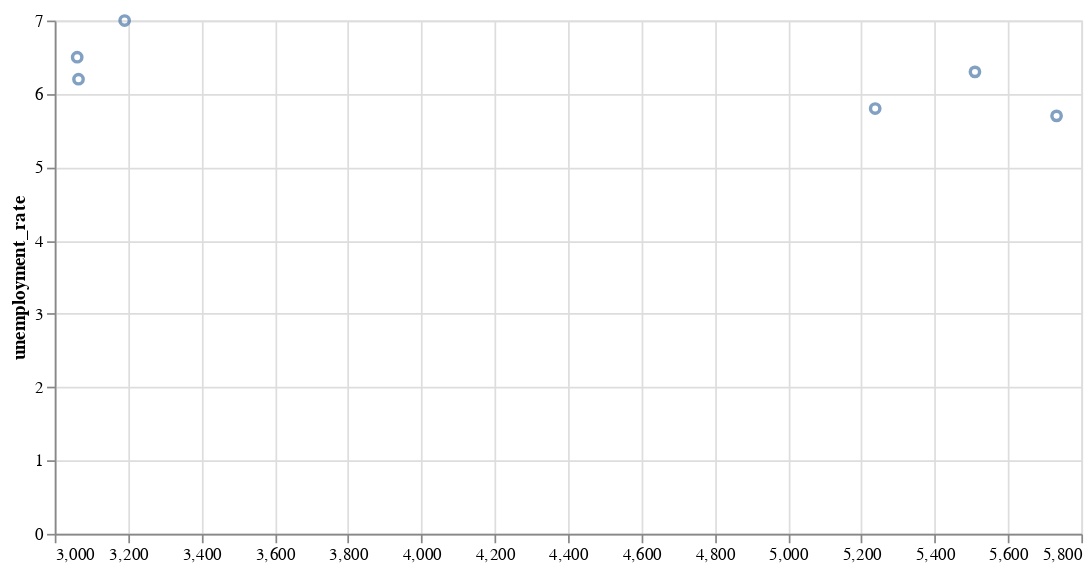

Here is the notebook cell this chart was saved with:
### Code cell
alt.Chart(mb_merged_df).mark_point().encode(
    x=alt.X('Total equity:Q', title='',scale=alt.Scale(zero=False)),
    y=alt.Y('unemployment_rate:Q')
).properties(width=600, height=300)

### Figure 1 — Vega-Lite specification as saved in the notebook (floating-point values rounded to 4 significant figures)
{"config": {"view": {"continuousWidth": 400, "continuousHeight": 300}}, "data": {"name": "data-8e55a60d6c2adea11bd4a484d704c346"}, "mark": "point", "encoding": {"x": {"field": "Total equity", "scale": {"zero": false}, "title": "", "type": "quantitative"}, "y": {"field": "unemployment_rate", "type": "quantitative"}}, "height": 300, "width": 600, "$schema": "https://vega.github.io/schema/vega-lite/v4.17.0.json", "datasets": {"data-8e55a60d6c2adea11bd4a484d704c346": [{"Geography": "Canada", "Location indicator - code": 1.0, "Location indicator": "Rural", "Reference year": 2017, "Net Profit/Loss": "362.8", "unemployment_rate": 7.0, "Total number of businesses": "6901", "Current ratio (times)": "1.4", "Debt to equity ratio (times)": "1.3", "Debt ratio (times)": "0.6", "Current debt to equity (%)": "71.9", "Total equity": "3190.6"}, {"Geography": "Canada", "Location indicator - code": 2.0, "Location indicator": "Urban", "Reference year": 2017, "Net Profit/Loss": "605.9", "unemployment_rate": 6.3, "Total number of businesses": "40390", "Current ratio (times)": "1.5", "Debt to equity ratio (times)": "1.1", "Debt ratio (times)": "0.5", "Current debt to equity (%)": "56.5", "Total equity": "5509.8"}, {"Geography": "Canada", "Location indicator - code": 1.0, "Location indicator": "Rural", "Reference year": 2018, "Net Profit/Loss": "348.2", "unemployment_rate": 6.5, "Total number of businesses": "7434", "Current ratio (times)": "1.4", "Debt to equity ratio (times)": "1.3", "Debt ratio (times)": "0.6", "Current debt to equity (%)": "74.4", "Total equity": "3061.2"}, {"Geography": "Canada", "Location indicator - code": 2.0, "Location indicator": "Urban", "Reference year": 2018, "Net Profit/Loss": "675.5", "unemployment_rate": 5.8, "Total number of businesses": "42801", "Current ratio (times)": "1.5", "Debt to equity ratio (times)": "1.2", "Debt ratio (times)": "0.6", "Current debt to equity (%)": "62.1", "Total equity": "5237.7"}, {"Geography": "Canada", "Location indicator - code": 1.0, "Location indicator": "Rural", "Reference year": 2019, "Net Profit/Loss": "332.7", "unemployment_rate": 6.2, "Total number of businesses": "7446", "Current ratio (times)": "1.4", "Debt to equity ratio (times)": "1.4", "Debt ratio (times)": "0.6", "Current debt to equity (%)": "76", "Total equity": "3064.8"}, {"Geography": "Canada", "Location indicator - code": 2.0, "Location indicator": "Urban", "Reference year": 2019, "Net Profit/Loss": "674.3", "unemployment_rate": 5.7, "Total number of businesses": "43823", "Current ratio (times)": "1.5", "Debt to equity ratio (times)": "1.2", "Debt ratio (times)": "0.5", "Current debt to equity (%)": "57.3", "Total equity": "5732.4"}]}}
